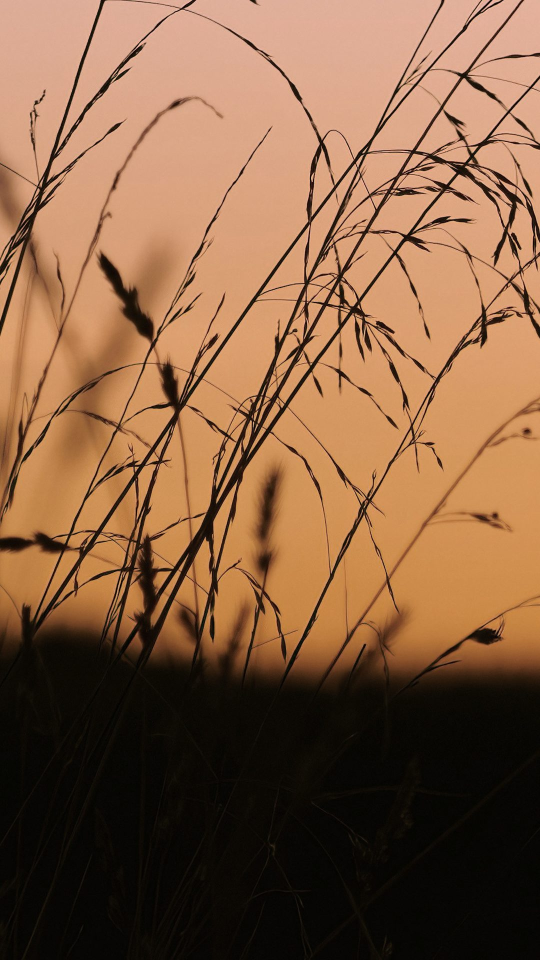
#> input picture site/assets/img/backdrop/dusk-tall-dusk-1080.jpg, 1080 x 1920 px, given in place of matterhorn.jpg, which was not available (shown at 1/2 size)
$ python make_collections.py ../../site/assets/img/backdrop
#> lines starting #> are read from the running program, lines starting #| are printed output that depends on the picture
"""Trek's background collections beyond the classic three (make_backgrounds.py): Paintings, ASCII
and Light. Each piece comes in a Night and a Paper version, with a small thumbnail of each for
Settings › Appearance.

  Paintings  public-domain landscapes (SOURCES.md), dithered into Trek's palette: near-black,
             greys and ember on Night; cream, warm greys and ember on Paper.
  ASCII      landscapes drawn in text styles (ASCII ramp, braille, halftone, blocks, LED
             matrix, contour lines), tall, for the sidebar.
  Light      long-exposure light whose bright parts are made of glyphs, made here from code.

Needs Pillow and numpy, and the paintings downloaded as SOURCES.md lists them:

  uv run --with pillow --with numpy python assets/backgrounds/make_collections.py <sources> [piece…]

Writes crates/trek-assets/assets/backgrounds/<collection>/<piece>-<night|paper>.png|jpg and
…-thumb.jpg. The palettes' extremes are mirrored in crates/trek-app/src/backgrounds.rs, whose
tests read every file back and hold it to them (the scrim over the transcript is worked out from
them, so text keeps 4.5:1).
"""
import math, os, random, sys
import numpy as np
from PIL import Image, ImageDraw, ImageFilter, ImageFont

HERE = os.path.dirname(os.path.abspath(__file__))
ROOT = os.path.normpath(os.path.join(HERE, "..", ".."))
OUT = os.path.join(ROOT, "crates", "trek-assets", "assets", "backgrounds")
FONT = os.path.join(ROOT, "crates", "trek-assets", "assets", "fonts", "JetBrainsMonoNL-Regular.ttf")
FONT_BOLD = os.path.join(ROOT, "crates", "trek-assets", "assets", "fonts", "JetBrainsMonoNL-Bold.ttf")

# The main pane at 2x, and the sidebar column at 2x (272 pt wide, tall windows).
WIDE = (2400, 1500)
TALL = (720, 2160)
THUMB = (200, 132)


def hexc(h):
    return np.array([int(h[i:i + 2], 16) for i in (1, 3, 5)], dtype=np.float64)


def bayer(n):
#> called with n = 8
    m = np.array([[0]])
    while m.shape[0] < n:
        m = np.block([[4 * m, 4 * m + 2], [4 * m + 3, 4 * m + 1]])
    return (m + 0.5) / m.size


B8 = bayer(8)


def smooth(e0, e1, x):
    t = np.clip((x - e0) / (e1 - e0), 0, 1)
    return t * t * (3 - 2 * t)


def crop_to(im, aspect, fx=0.5, fy=0.5, zoom=1.0, inset=0.0):
    """The largest `aspect` (w/h) window of `im` around (fx, fy), shrunk by `zoom`."""
#> called with aspect = 1.6, fx = 0.5, fy = 0.3, zoom = 1, inset = 0.012
    w, h = im.size
#> w = 1080; h = 1920
    if inset:
        im = im.crop((int(w * inset), int(h * inset), int(w * (1 - inset)), int(h * (1 - inset))))
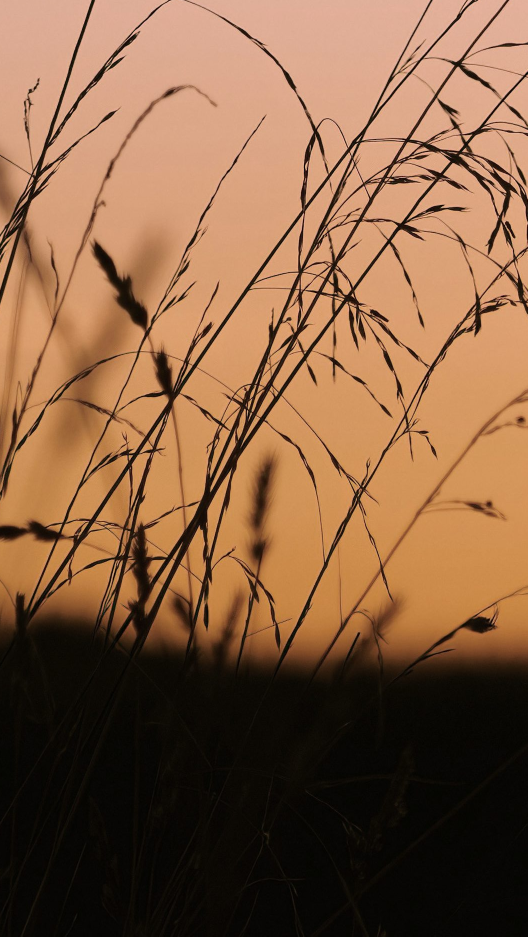
#> im: PIL image 1055x1873 RGB (shown at 1/2 size); mean R, G, B 133.8, 96.1, 67.5
        w, h = im.size
#> w = 1055; h = 1873
    if w / h > aspect:
        cw, ch = h * aspect, h
    else:
        cw, ch = w, w / aspect
#> cw = 1055; ch = 659.4
    cw, ch = cw * zoom, ch * zoom
    x0 = min(max(fx * w - cw / 2, 0), w - cw)
#> x0 = 0
    y0 = min(max(fy * h - ch / 2, 0), h - ch)
#> y0 = 232.2
    return im.crop((int(x0), int(y0), int(x0 + cw), int(y0 + ch)))
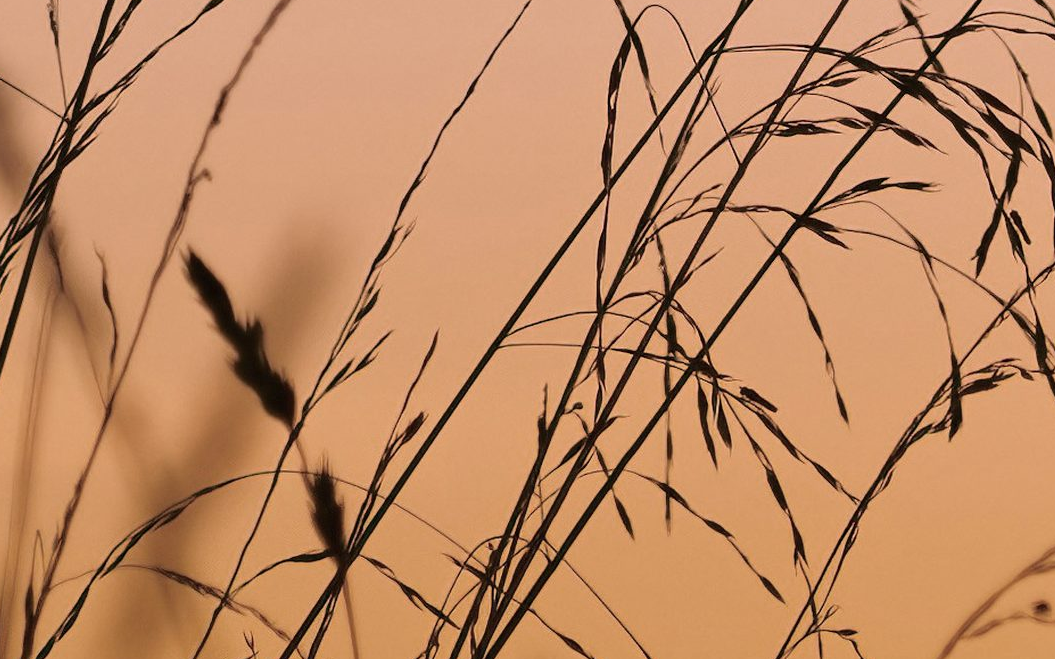
#> returned value: PIL image 1055x659 RGB; mean R, G, B 191.6, 138.3, 99.7


def luma(rgb):
    return rgb[..., 0] * 0.2126 + rgb[..., 1] * 0.7152 + rgb[..., 2] * 0.0722


def tone(rgb, lo_pct=1.0, hi_pct=99.6, gamma=1.0, contrast=0.35, lift=0.0):
    """Luminance, levelled to the painting's own range and given some bite."""
    L = luma(rgb)
    lo, hi = np.percentile(L, lo_pct), np.percentile(L, hi_pct)
    L = np.clip((L - lo) / max(hi - lo, 1e-3), 0, 1) ** gamma
    L = L * (1 - contrast) + contrast * L * L * (3 - 2 * L)
    return np.clip(L + lift, 0, 1)


def warmth(im, gain=1.0, lo=0.16, hi=0.55):
    """How much of a pixel is sunset: saturated reds, oranges and golds."""
    hsv = np.asarray(im.convert("HSV"), dtype=np.float64) / 255.0
    h, s, v = hsv[..., 0] * 360, hsv[..., 1], hsv[..., 2]
    hue = np.where(h < 55, 1.0, np.where(h < 75, 1 - (h - 55) / 20, 0.0))
    hue = np.maximum(hue, np.where(h > 335, (h - 335) / 25, 0.0))
    return smooth(lo, hi, s * hue * gain * np.clip(v * 1.6, 0, 1))


# ---------------------------------------------------------------- palettes
# Index 0 is the ground; each ramp runs from the ground to its brightest (Night) or from its
# darkest ink to the ground (Paper), so a ramp's index follows the painting's light either way.
NIGHT = {
    "grey": ["#0A0A0B", "#1E1E20", "#3A383C", "#646165", "#A19D99"],
    "ember": ["#0A0A0B", "#3A190C", "#7A3315", "#C8521F", "#FF7A3D"],
    # Ember only where the painting is lit as well as warm: a sunset, not a dark autumn wood.
    "warm_light": (0.08, 0.35),
}
PAPER = {
    "grey": ["#6A6058", "#9A8F83", "#C4BAAD", "#E2DACF", "#F3EEE6"],
    "ember": ["#7E4A33", "#B0603C", "#E2733F", "#F2B08C", "#F3EEE6"],
    "warm_light": (0.15, 0.55),
}


def dither_painting(im, size, cell, pal, warm_gain=1.0, warm_range=(0.16, 0.55), **tone_args):
    gw, gh = size[0] // cell, size[1] // cell
    small = im.convert("RGB").resize((gw, gh), Image.LANCZOS)
    rgb = np.asarray(small, dtype=np.float64) / 255.0
    L = tone(rgb, **tone_args)
    W = warmth(small, gain=warm_gain, lo=warm_range[0], hi=warm_range[1])
    ys, xs = np.mgrid[0:gh, 0:gw]
    t_tone = B8[ys % 8, xs % 8]
    t_warm = B8[(ys + 3) % 8, (xs + 5) % 8]
    n = len(pal["grey"])
    v = L * (n - 1)
    idx = np.clip(np.floor(v) + (v - np.floor(v) > t_tone), 0, n - 1).astype(np.int64)
    use_ember = W * smooth(*pal["warm_light"], L) > t_warm
    colours = np.stack([np.array([hexc(c) for c in pal["grey"]]), np.array([hexc(c) for c in pal["ember"]])])
    out = colours[use_ember.astype(np.int64), idx]
    img = Image.fromarray(out.astype(np.uint8), "RGB").resize((gw * cell, gh * cell), Image.NEAREST)
    return img


PAINTINGS = {
    # name: (source file, crop, tone, warmth gain)
    "matterhorn": ("matterhorn.jpg", dict(fx=0.5, fy=0.30, inset=0.012), dict(gamma=1.05), 0.8),
    "kauterskill": ("kauterskill.jpg", dict(fx=0.5, fy=0.36, inset=0.012), dict(gamma=1.1, contrast=0.45), (0.9, 0.14, 0.46)),
    "oxbow": ("oxbow.jpg", dict(fx=0.5, fy=0.5, inset=0.015), dict(gamma=1.1), 1.2),
    "notch": ("notch.jpg", dict(fx=0.5, fy=0.5, inset=0.01), dict(gamma=1.1), 1.0),
    "green-river": ("green-river.jpg", dict(fx=0.62, fy=0.5, inset=0.01), dict(gamma=1.15), 1.1),
    "aosta": ("aosta.jpg", dict(fx=0.5, fy=0.42, inset=0.012), dict(gamma=1.15, contrast=0.45), 1.3),
    "keelmen": ("keelmen.jpg", dict(fx=0.5, fy=0.42, inset=0.012), dict(gamma=1.3, contrast=0.45), 1.6),
    "merced": ("merced.jpg", dict(fx=0.5, fy=0.5, inset=0.012), dict(gamma=1.1), 1.1),
}


def paintings(src, only):
    os.makedirs(os.path.join(OUT, "paintings"), exist_ok=True)
    for name, (file, crop, tone_args, gain) in PAINTINGS.items():
        if only and name not in only:
            continue
        im = crop_to(Image.open(os.path.join(src, file)).convert("RGB"), WIDE[0] / WIDE[1], **crop)
        for variant, pal in (("night", NIGHT), ("paper", PAPER)):
            # A gain, or (gain, low, high) for a painting whose warm light is pale (a hazy sun).
            g, rng = (gain, (0.16, 0.55)) if isinstance(gain, float) else (gain[0], gain[1:])
            img = dither_painting(im, WIDE, 5, pal, warm_gain=g, warm_range=rng, **tone_args)
            save(img, "paintings", name, variant, png=True)
#> this loop made 2 passes
#> pass 1, in dither_painting, `small = im.convert("RGB").resize((gw, gh), Image.LANCZOS)`:
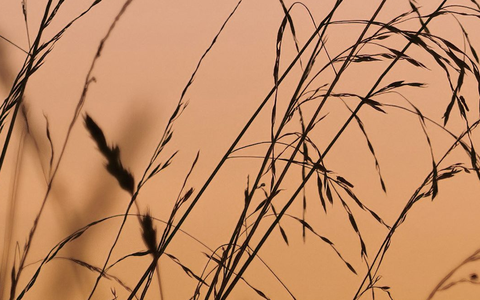
#> small: PIL image 480x300 RGB; mean R, G, B 191.6, 138.3, 99.8
#> pass 1, in tone, `L = luma(rgb)`:
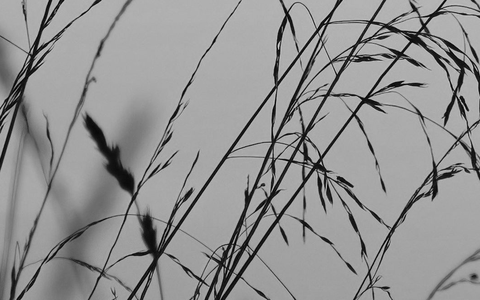
#> L: shape (300, 480) float64; min 0, max 0.843, mean 0.576
#> pass 1, in tone, `L = np.clip((L - lo) / max(hi - lo, 1e-3), 0, 1) ** gamma`:
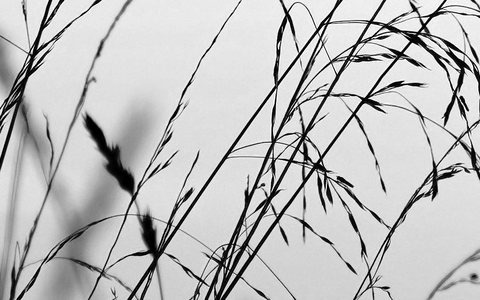
#> L: shape (300, 480) float64; min 0, max 1, mean 0.747
#> after the loop:
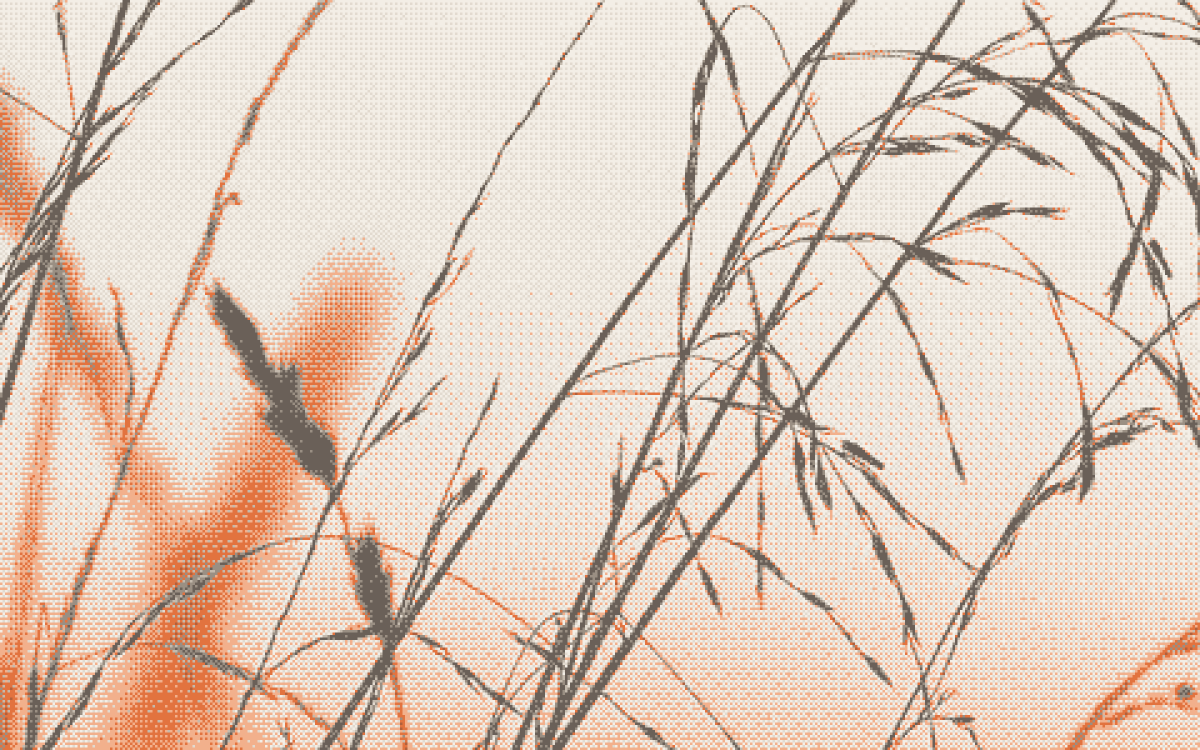
#> img: PIL image 2400x1500 RGB (shown at 1/2 size); mean R, G, B 223.6, 203, 187.8
#> pass 2 of the loop in paintings, `for name, (file, crop, tone_args, gain) in PAINTINGS.items():`:
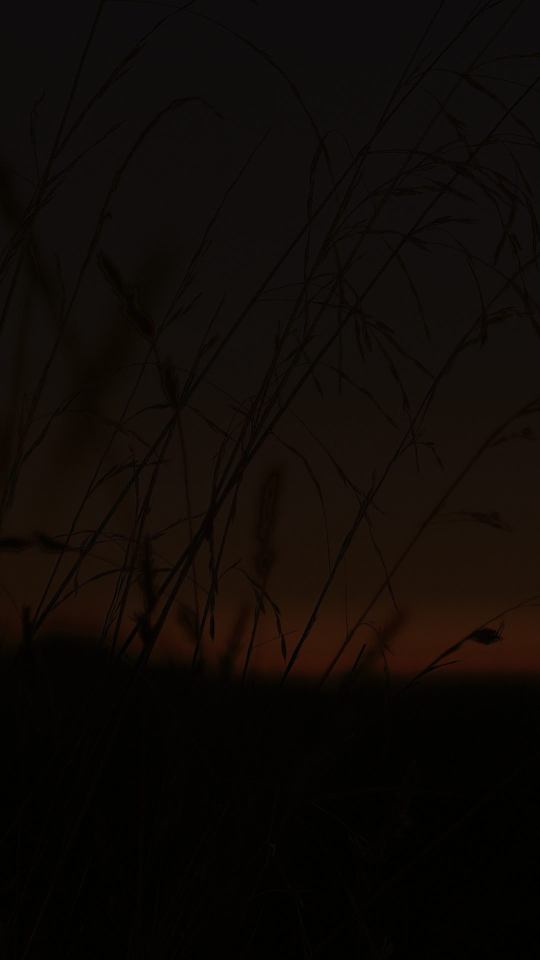
#> input picture site/assets/img/backdrop/dusk-tall-night-1080.jpg, 1080 x 1920 px, given in place of kauterskill.jpg, which was not available (shown at 1/2 size)
#> the loop in paintings, `for variant, pal in (("night", NIGHT), ("paper", PAPER)):` made 2 passes
#> pass 1, in tone (call 3), `L = np.clip((L - lo) / max(hi - lo, 1e-3), 0, 1) ** gamma`:
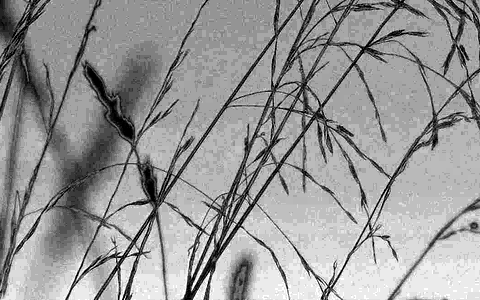
#> L: shape (300, 480) float64; min 0, max 1, mean 0.597
#> after the loop in paintings, `for variant, pal in (("night", NIGHT), ("paper", PAPER)):`:
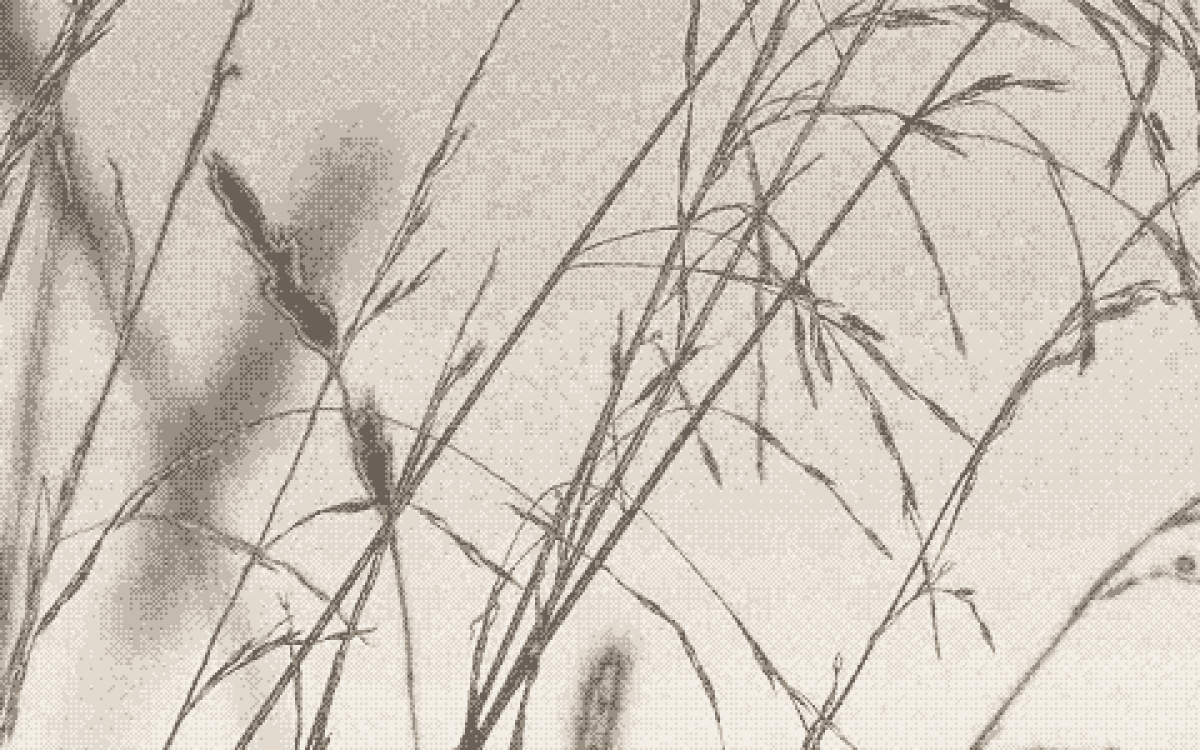
#> img: PIL image 2400x1500 RGB (shown at 1/2 size); mean R, G, B 204.5, 195.9, 184.9


# ---------------------------------------------------------------- glyph helpers
def font(px, bold=False):
    return ImageFont.truetype(FONT_BOLD if bold else FONT, px)


def mix(a, b, t):
    return a + (b - a) * t


# ---------------------------------------------------------------- ASCII (sidebar)
# The sidebar column: the threads are listed from its top, so each piece rises from the bottom
# and leaves the top to the ground. A piece is a `density` field (0..1, how much is drawn where)
# with `warm` (which marks are ember) — on Night density is light, on Paper it's ink.
ASCII_NIGHT = {"ground": "#111113", "ink": ["#34333A", "#4D4B52", "#6A676C", "#8A8682", "#A39F9A"], "ember": ["#4A200E", "#7E3415", "#B84A1D", "#E8642B", "#FF7A3D"]}
ASCII_PAPER = {"ground": "#F6F5F3", "ink": ["#E2DDD6", "#CCC4BA", "#B0A69A", "#918679", "#74695E"], "ember": ["#F2C9AE", "#EEA27A", "#E9814C", "#E85D1F", "#B9461A"]}


# [4 lines left out: function ascii_colour, not called in this run]


def rgb(h):
    return tuple(int(c) for c in hexc(h))


def cells(a, cols, rows):
    return np.asarray(Image.fromarray((np.clip(a, 0, 1) * 255).astype(np.uint8)).resize((cols, rows), Image.BOX), dtype=np.float64) / 255


# [61 lines left out: functions draw_ramp, draw_braille, draw_halftone, not called in this run]


def draw_blocks(D, W, size, pal, px=20):
    """Blocks: ░▒▓█ shading, one character per cell."""
    return draw_ramp(D, W, size, pal, chars=" ░░▒▒▓▓█", px=px, lift=1.0)


# [208 lines left out: functions draw_led, draw_contours, fbm, topo, ridge_profile, ridge_line and 1 more, not called in this run]


DENSE = " .'`^\",:;Il!i~+_-?][}{1)(|/tfjrxnuvczXYUJCLQ0OZmwqpdbkhao*#MW&8%B@$"


# [37 lines left out: functions painting_rising, ascii_pieces, not called in this run]


# ---------------------------------------------------------------- Light (chat area)
LIGHT_GLYPHS = " .:+x*X8S#$0"


# [168 lines left out: functions glyph_light, tonemap_night, tonemap_paper, field_streaks, field_aurora, field_window and 1 more, not called in this run]


LIGHT = {
    "streaks": (field_streaks, dict(threshold=0.26)),
    "aurora": (field_aurora, dict(threshold=0.30)),
    "window": (field_window, dict(threshold=0.28)),
    "switchbacks": (field_switchbacks, dict(threshold=0.30)),
}
# The brightest a Light piece gets on Night, so the transcript's scrim stays light.
LIGHT_CAP = 0.58


# [12 lines left out: function light_pieces, not called in this run]


# ---------------------------------------------------------------- output
def save(img, collection, name, variant, png):
    base = os.path.join(OUT, collection, f"{name}-{variant}")
    if png:
        q = img.quantize(colors=32, method=Image.MEDIANCUT, dither=Image.NONE)
        q.save(base + ".png", optimize=True)
    else:
        img.save(base + ".jpg", quality=86, optimize=True, progressive=True, subsampling=0)
    thumb = img.convert("RGB")
    # The gallery's tiles: 100x66 pt, or 56x92 for a sidebar piece (its lower part, the scene).
    size, fy = ((112, 184), 0.78) if collection == "ascii" else (THUMB, 0.5)
    thumb = crop_to(thumb, size[0] / size[1], fy=fy).resize(size, Image.LANCZOS)
    thumb.save(base + "-thumb.jpg", quality=86, optimize=True)
    print(collection, name, variant, os.path.getsize(base + (".png" if png else ".jpg")))


if __name__ == "__main__":
    src, *only = sys.argv[1:] or [""]
    which = {a.split(":", 1)[0] for a in only if ":" in a}
    names = [n for n in [a.split(":", 1)[1] for a in only if ":" in a] + [a for a in only if ":" not in a] if n]
    if not which or "paintings" in which:
#> (the run stopped early here; a loop or call above may not have finished)
